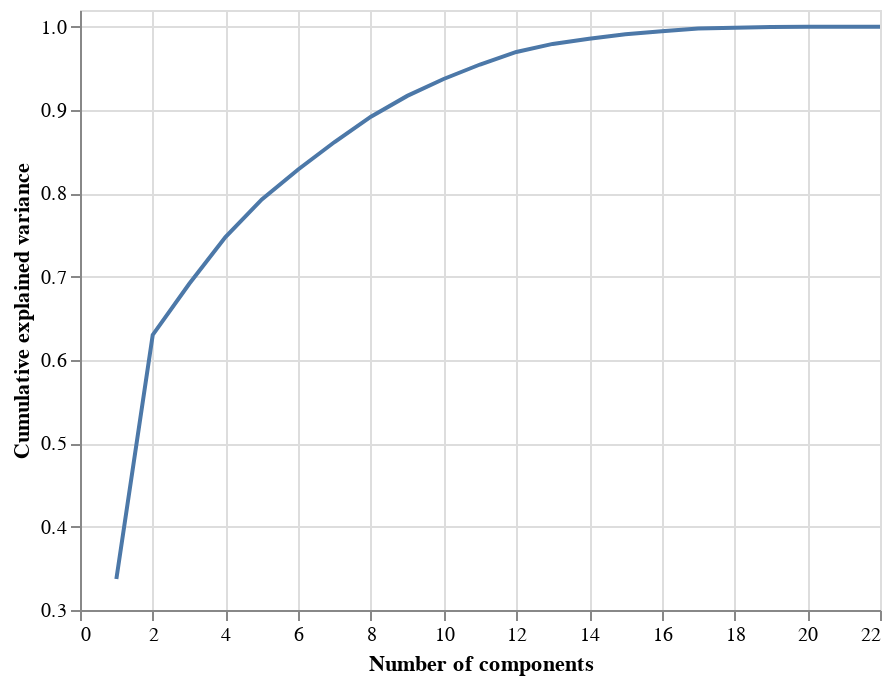

Write notebook code for a chart like this one.
### Code cell
explainedVariance = visualizePCAComponents(x_train)
explainedVariance

### Figure 1 — Vega-Lite specification as saved in the notebook (floating-point values rounded to 4 significant figures)
{"config": {"view": {"continuousWidth": 400, "continuousHeight": 300}}, "data": {"name": "data-5eb26fcb29d6fc79c2b78dda0e550284"}, "mark": "line", "encoding": {"x": {"type": "quantitative", "field": "x", "title": "Number of components"}, "y": {"type": "quantitative", "field": "y", "scale": {"domain": [0.3, 1.02]}, "title": "Cumulative explained variance"}}, "selection": {"selector015": {"type": "interval", "bind": "scales", "encodings": ["x", "y"]}}, "$schema": "https://vega.github.io/schema/vega-lite/v4.8.1.json", "datasets": {"data-5eb26fcb29d6fc79c2b78dda0e550284": [{"x": 1, "y": 0.3371}, {"x": 2, "y": 0.6301}, {"x": 3, "y": 0.6912}, {"x": 4, "y": 0.7474}, {"x": 5, "y": 0.7928}, {"x": 6, "y": 0.8286}, {"x": 7, "y": 0.8616}, {"x": 8, "y": 0.892}, {"x": 9, "y": 0.9169}, {"x": 10, "y": 0.9372}, {"x": 11, "y": 0.9546}, {"x": 12, "y": 0.9697}, {"x": 13, "y": 0.9793}, {"x": 14, "y": 0.9854}, {"x": 15, "y": 0.9908}, {"x": 16, "y": 0.9946}, {"x": 17, "y": 0.9977}, {"x": 18, "y": 0.9988}, {"x": 19, "y": 0.9995}, {"x": 20, "y": 1.0}, {"x": 21, "y": 1.0}, {"x": 22, "y": 1.0}]}}
